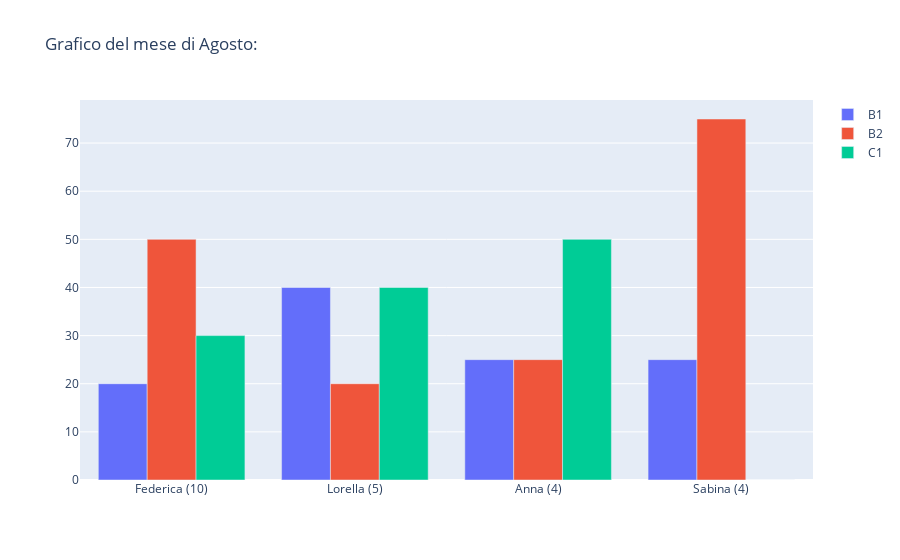

Notebook cell for this chart:
### Code cell
def crea_traccia(x, y, nome): # Funzione per creare le trace
    return go.Bar(
        x=x,
        y=y,
        name=nome
    )

def genera_grafico(mese_di_ricerca, tutte_le_professoresse:list):
    TLP = tutte_le_professoresse
    categorie = ['B1', 'B2', 'C1'] # Saranno i livelli
    gruppi = []

    def VPI(professoressa, livello):
        # Percentuale di un livello preso da una professoressa in un certo mese
        df_VP = df1[df1['Mese'] == mese_di_ricerca]
        totale, _ = df_VP[df_VP['Professoressa'] == professoressa].shape
        del_livello, _ = df_VP[(df_VP['Professoressa'] == professoressa) & (df_VP['Livello'] == livello)].shape
       
        try: # Per l'eccezioni
            percentuale = (del_livello / totale) * 100
            nome = f'{professoressa} ({totale})'
            gruppi.append(nome)
            return percentuale
        except ZeroDivisionError:
            return 0

    # Punteggi presi da un certo livello per insegnante
    valori1 = [VPI(TLP[0], 'B1'), VPI(TLP[1], 'B1'), VPI(TLP[2], 'B1'), VPI(TLP[3], 'B1')]
    valori2 = [VPI(TLP[0], 'B2'), VPI(TLP[1], 'B2'), VPI(TLP[2], 'B2'), VPI(TLP[3], 'B2')]
    valori3 = [VPI(TLP[0], 'C1'), VPI(TLP[1], 'C1'), VPI(TLP[2], 'C1'), VPI(TLP[3], 'C1')]

    # Creazione delle tracce utilizzando la funzione
    trace1 = crea_traccia(gruppi, valori1, 'B1')
    trace2 = crea_traccia(gruppi, valori2, 'B2')
    trace3 = crea_traccia(gruppi, valori3, 'C1')

    # Impostazione del layout
    layout = go.Layout(
        barmode='group',  # Imposta il tipo di barra su gruppo
        title=f"Grafico del mese di {mese_di_ricerca}:",
        xaxis=dict(title=''),
        yaxis=dict(title='')
    )

    # Creazione della figura
    fig = go.Figure(data=[trace1, trace2, trace3], layout=layout)

    # Visualizzazione del grafico
    fig.show()

# Utilizzo della funzione per generare il grafico
genera_grafico('Agosto', tutte_le_professoresse=['Federica', 'Lorella', 'Anna', 'Sabina'])

### Figure 1 — Plotly figure (JSON) as saved in the notebook; plotly's stock layout.template omitted (floating-point values rounded to 4 significant figures)
{"data": [{"name": "B1", "type": "bar", "x": ["Federica (10)", "Lorella (5)", "Anna (4)", "Sabina (4)", "Federica (10)", "Lorella (5)", "Anna (4)", "Sabina (4)", "Federica (10)", "Lorella (5)", "Anna (4)", "Sabina (4)"], "y": [20, 40, 25, 25]}, {"name": "B2", "type": "bar", "x": ["Federica (10)", "Lorella (5)", "Anna (4)", "Sabina (4)", "Federica (10)", "Lorella (5)", "Anna (4)", "Sabina (4)", "Federica (10)", "Lorella (5)", "Anna (4)", "Sabina (4)"], "y": [50, 20, 25, 75]}, {"name": "C1", "type": "bar", "x": ["Federica (10)", "Lorella (5)", "Anna (4)", "Sabina (4)", "Federica (10)", "Lorella (5)", "Anna (4)", "Sabina (4)", "Federica (10)", "Lorella (5)", "Anna (4)", "Sabina (4)"], "y": [30, 40, 50, 0]}], "layout": {"barmode": "group", "title": {"text": "Grafico del mese di Agosto:"}, "xaxis": {"title": {"text": ""}}, "yaxis": {"title": {"text": ""}}}}
